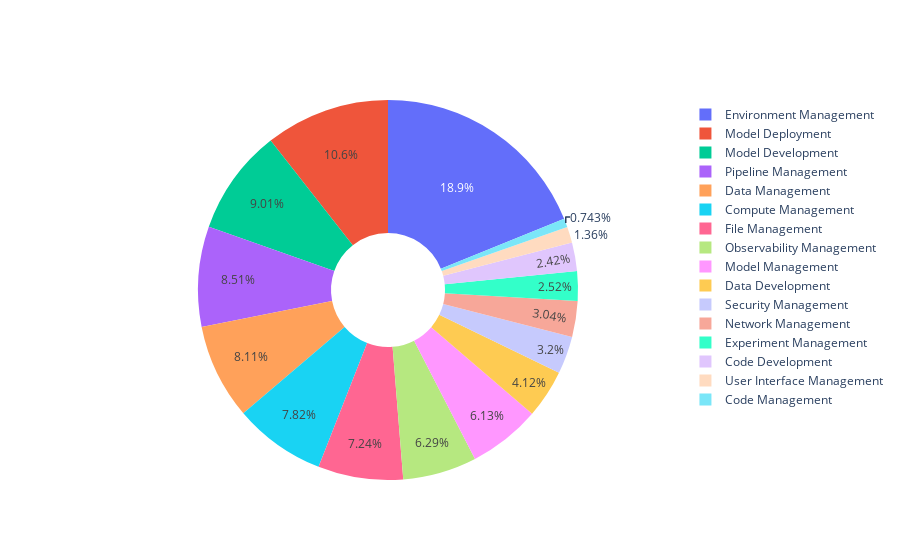

Notebook cell for this chart:
### Code cell
# assign human-readable & high-level topics to challenges & solutions

df = pd.read_json(os.path.join(path_rq12, 'topics.json'))
df['Challenge_topic_macro'] = -1

for index, row in df.iterrows():
    if row['Challenge_topic'] in macro_topic_mapping:
        df.at[index, 'Challenge_topic_macro'] = int(macro_topic_mapping[row['Challenge_topic']])
    else:
        df.drop(index, inplace=True)

df.to_json(os.path.join(path_rq12, 'macro-topics.json'), indent=4, orient='records')

df_number = pd.DataFrame()

values = []
labels = []

for index, group in df.groupby('Challenge_topic_macro'):
    group_filtered = filter_open_posts(group)
    topic_list = [topic + 1 for topic in macro_topic2index_dict[macro_topic_indexing[index]]]
    entry = {
        'Index': r'$\hat{C}_{0' + str(index + 1) + '}$' if index < 9 else r'$\hat{C}_{' + str(index + 1) + '}$',
        'Macro-topic': macro_topic_indexing[index],
        'Percentage (%)': round(len(group)/len(df)*100, 2),
        'Unresolved rate (%)': round(group_filtered['Challenge_resolved_time'].isna().sum()/len(group_filtered)*100, 2),
        'Median resolved time (h)': round(group['Challenge_resolved_time'].median(), 2),
        'Topic list': topic_list,
    }
    df_number = pd.concat([df_number, pd.DataFrame([entry])], ignore_index=True)
    labels.append(macro_topic_indexing[index])
    values.append(len(group))

# df_number = df_number.sort_values(by=['Unresolved rate (%)'], ascending=False)
print(df_number.to_latex(float_format="%.2f", index=False))
fig = go.Figure(data=[go.Pie(labels=labels, values=values, hole=.3)])
fig.show()

### Figure 1 — Plotly figure (JSON) as saved in the notebook; plotly's stock layout.template omitted (floating-point values rounded to 4 significant figures)
{"data": [{"hole": 0.3, "labels": ["Code Development", "Code Management", "Compute Management", "Data Development", "Data Management", "Environment Management", "Experiment Management", "File Management", "Model Deployment", "Model Development", "Model Management", "Network Management", "Observability Management", "Pipeline Management", "Security Management", "User Interface Management"], "type": "pie", "values": [333, 102, 1074, 566, 1114, 2594, 346, 994, 1456, 1237, 842, 418, 864, 1169, 440, 187]}], "layout": {}}
